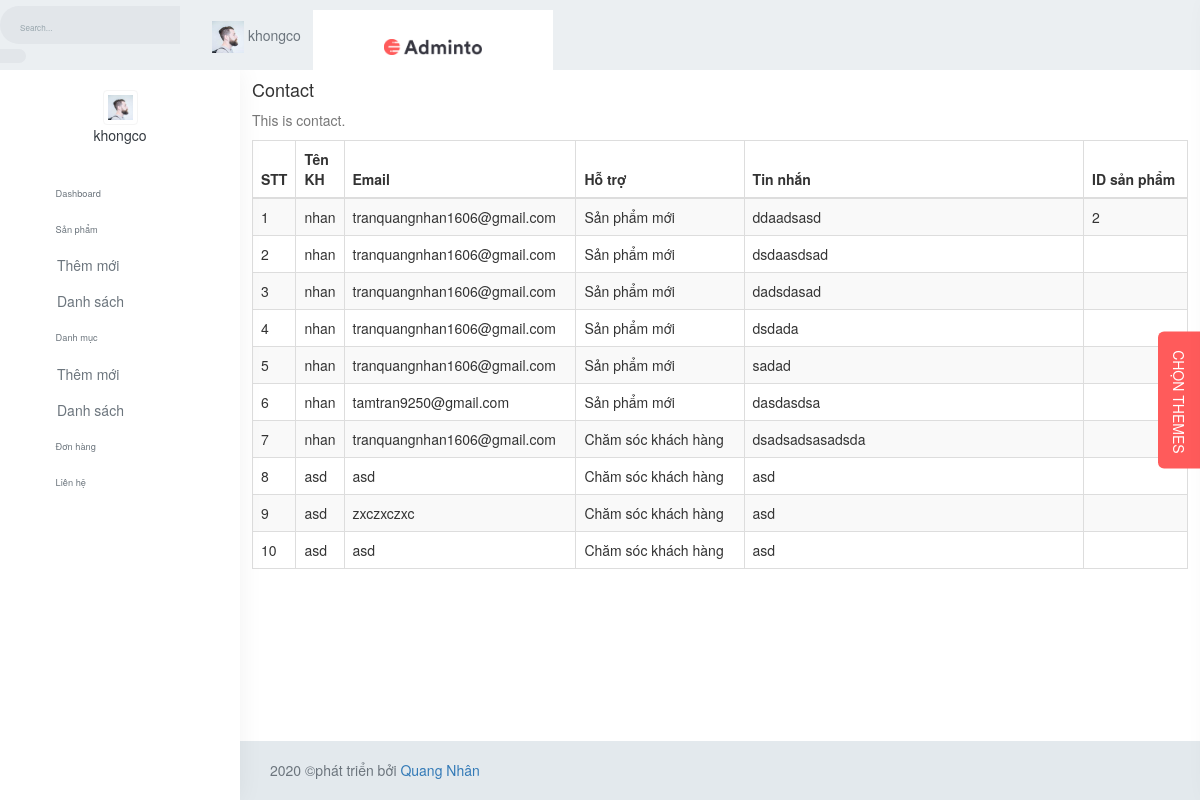
The page /admin/index.php?ctrl=contact (signed in) on the database its author committed.
### tables this page shows
CREATE TABLE `contact` (
  `id` int(11) NOT NULL,
  `name` varchar(250) DEFAULT NULL,
  `subject` tinyint(2) DEFAULT NULL,
  `email` varchar(155) DEFAULT NULL,
  `messeges` text DEFAULT NULL,
  `idsp` int(11) DEFAULT NULL
);

### system/database.php (called while the page is built, shortened)
<?php
class Model_db{
    function __construct(){
        try {
            $ConnectionOption = array
                (
                    PDO::MYSQL_ATTR_INIT_COMMAND => "SET NAMES 'utf8'",
                    PDO::ATTR_ERRMODE => PDO::ERRMODE_EXCEPTION,
                );
            $conn = new PDO ('mysql:host='.HOST_DB.';dbname='.NAME_DB.';charset=utf8', USER_DB, PASS_DB, $ConnectionOption);
            $conn->setAttribute(PDO::ATTR_ERRMODE, PDO::ERRMODE_EXCEPTION);
            return $conn;
        } catch(PDOException $e) {
          echo "Lỗi Kết Nối database: " . $e->getMessage();
        }
    }
    function result1($fe,$sql){
        $sqlValue = array_slice(func_get_args(),2);
        try {
            $conn = $this->__construct();
            $stmt = $conn->prepare($sql);
            $stmt->execute($sqlValue);
            if($fe===0)return $stmt->fetchAll();elseif($fe===1)return $stmt->fetch(PDO::FETCH_ASSOC);
        } catch (PDOException $e) {
            echo "Lỗi: " . $e->getMessage();
        }
        finally{
            unset($conn);
        }
    }
}

### admin/models/contact.php (called while the page is built)
<?php
 class Model_contact extends Model_db{
    function getInforContact()
    {
        $sql = "SELECT * FROM contact ORDER BY id DESC";
        return $this->result1(0,$sql);
    }
}

### admin/views/contact.php (the view)
<div class="content-page">
                <div class="content">
                    <div class="container-fluid">
                        <div class="row">
                            <div class="col-12">
                                <div class="card-box">
                                    <h4 class="mt-0 header-title">Contact</h4>
                                    <p class="text-muted font-14 mb-3">
                                    This is contact.
                                    </p>
                                    <table id="datatable-buttons" class="table table-striped table-bordered dt-responsive nowrap">
                                        <thead>
                                        <tr>
                                        <th width="3%">STT</th>
                                        <th>Tên KH</th>
                                        <th width="25%">Email</th>
                                        <th width="20%">Hỗ trợ</th>
                                        <th width="40%">Tin nhắn</th>
                                        <th >ID sản phẩm</th>
                                        </tr>
                                        </thead>
                                        <tbody>
                                        <?php
                                        $stt = 1;
                                            foreach ($listcontact as $key) {
                                                if($key['subject'] == 2){
                                                    $sub = 'Chăm sóc khách hàng';
                                                }else{
                                                    $sub = 'Sản phẩm mới';
                                                }
                                                echo '<tr>
                                                <td width="3%">'.$stt++.'</td>
                                                <td>'.$key['name'].'</td>
                                                <td width="25%">'.$key['email'].'</td>
                                                <td>'.$sub.'</td>
                                                <td width="40%">'.$key['messeges'].'</td>
                                                <td width="40%">'.$key['idsp'].'</td>
                                                </tr>';
                                            }
                                        ?>
                                        </tbody>
                                    </table>
                                </div>
                            </div>
                        </div>
                    </div>
                </div>
            </div>

### rows shown on the page
contact: name "nhan", email "tranquangnhan1606@gmail.com", subject "Sản phẩm mới", messeges "ddaadsasd", idsp "2"
contact: name "nhan", email "tranquangnhan1606@gmail.com", subject "Sản phẩm mới", messeges "dsdaasdsad"
contact: name "nhan", email "tranquangnhan1606@gmail.com", subject "Sản phẩm mới", messeges "dadsdasad"
contact: name "nhan", email "tranquangnhan1606@gmail.com", subject "Sản phẩm mới", messeges "dsdada"
contact: name "nhan", email "tranquangnhan1606@gmail.com", subject "Sản phẩm mới", messeges "sadad"
contact: name "nhan", email "tamtran9250@gmail.com", subject "Sản phẩm mới", messeges "dasdasdsa"
contact: name "nhan", email "tranquangnhan1606@gmail.com", subject "Chăm sóc khách hàng", messeges "dsadsadsasadsda"
contact: name "asd", email "asd", subject "Chăm sóc khách hàng", messeges "asd"
contact: name "asd", email "zxczxczxc", subject "Chăm sóc khách hàng", messeges "asd"
contact: name "asd", email "asd", subject "Chăm sóc khách hàng", messeges "asd"
